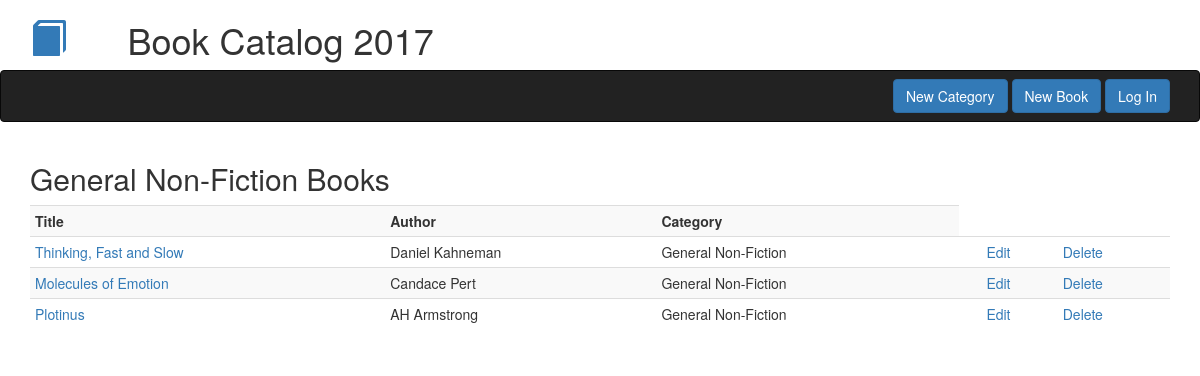
Page /categories/4/books-by-category on the earlier database version.
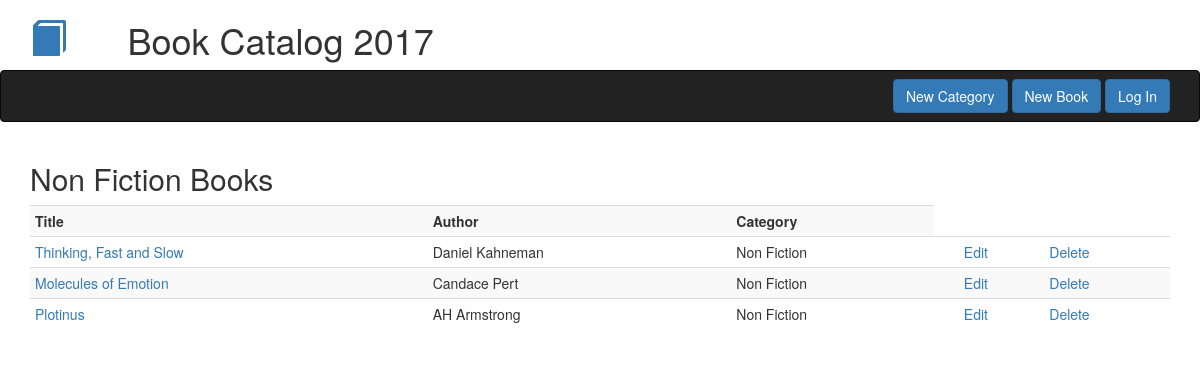
Same page on the later database version.
### db_setup.py (models this page shows)
class Category(Base):
    __tablename__ = 'category'
    name = Column(String(80), nullable = False)
    id = Column(Integer, primary_key = True)

### catalog.py (the view)
@app.route('/categories/<int:category_id>/books-by-category')
def listBooksByCategory(category_id):
    category = session.query(Category).filter_by(id = category_id).one()
    books = session.query(Book).filter_by(category_id = category_id)
    return render_template('books_by_category.html', books = books, category = category)

### templates/books_by_category.html
{% extends 'bootstrap/base.html' %}
{% block navbar %}{% include 'header_nav.html' %}{% endblock %}
{% block content %}
<div class='container'>
    <h2>{{ category.name }} Books</h2>
            <table class='table table-striped table-condensed'>
            <th>Title</th><th>Author</th><th>Category</th>
            {% for book in books %}
                <tr><td><a href="{{ url_for('singleBook', book_id = book.id) }}">{{ book.title }}</a></td><td>{{ book.author }}</td><td>{{ category.name }}</td><td>{{book.count}}</td>
                <td><a href="{{ url_for('editBook', book_id = book.id) }}">Edit</a></td><td><a href="{{ url_for('deleteBook', book_id = book.id) }}">Delete</a></td></tr>
            {% endfor %}
            </table>
</div>
{% endblock %}

Differences in the rows shown:
changed Category: name "General Non-Fiction" → "Non Fiction"
